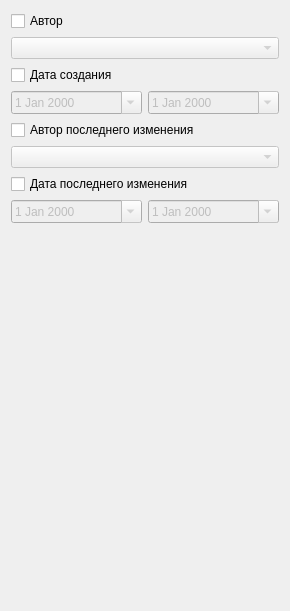
            <widget class="QWidget" name="scrollAreaWidgetContents_2">
             <property name="geometry">
              <rect>
               <x>0</x>
               <y>0</y>
               <width>290</width>
               <height>611</height>
              </rect>
             </property>
             <layout class="QGridLayout" name="gridLayout_4">
              <item row="0" column="0" colspan="2">
               <widget class="QCheckBox" name="chkFilterExCreatePerson">
                <property name="text">
                 <string>Автор</string>
                </property>
               </widget>
              </item>
              <item row="1" column="0" colspan="2">
               <widget class="CPersonComboBoxEx" name="cmbFilterExCreatePerson">
                <property name="enabled">
                 <bool>false</bool>
                </property>
               </widget>
              </item>
              <item row="2" column="0" colspan="2">
               <widget class="QCheckBox" name="chkFilterExCreateDate">
                <property name="text">
                 <string>Дата создания</string>
                </property>
               </widget>
              </item>
              <item row="3" column="0">
               <widget class="CDateEdit" name="edtFilterExBegCreateDate">
                <property name="enabled">
                 <bool>false</bool>
                </property>
                <property name="sizePolicy">
                 <sizepolicy hsizetype="Expanding" vsizetype="Ignored">
                  <horstretch>0</horstretch>
                  <verstretch>0</verstretch>
                 </sizepolicy>
                </property>
                <property name="minimumSize">
                 <size>
                  <width>0</width>
                  <height>0</height>
                 </size>
                </property>
                <property name="maximumSize">
                 <size>
                  <width>16777215</width>
                  <height>16777215</height>
                 </size>
                </property>
                <property name="calendarPopup">
                 <bool>true</bool>
                </property>
               </widget>
              </item>
              <item row="3" column="1">
               <widget class="CDateEdit" name="edtFilterExEndCreateDate">
                <property name="enabled">
                 <bool>false</bool>
                </property>
                <property name="sizePolicy">
                 <sizepolicy hsizetype="Expanding" vsizetype="Fixed">
                  <horstretch>0</horstretch>
                  <verstretch>0</verstretch>
                 </sizepolicy>
                </property>
                <property name="minimumSize">
                 <size>
                  <width>0</width>
                  <height>0</height>
                 </size>
                </property>
                <property name="maximumSize">
                 <size>
                  <width>16777215</width>
                  <height>16777215</height>
                 </size>
                </property>
                <property name="calendarPopup">
                 <bool>true</bool>
                </property>
               </widget>
              </item>
              <item row="4" column="0" colspan="2">
               <widget class="QCheckBox" name="chkFilterExModifyPerson">
                <property name="text">
                 <string>Автор последнего изменения</string>
                </property>
               </widget>
              </item>
              <item row="5" column="0" colspan="2">
               <widget class="CPersonComboBoxEx" name="cmbFilterExModifyPerson">
                <property name="enabled">
                 <bool>false</bool>
                </property>
               </widget>
              </item>
              <item row="6" column="0" colspan="2">
               <widget class="QCheckBox" name="chkFilterExModifyDate">
                <property name="text">
                 <string>Дата последнего изменения</string>
                </property>
               </widget>
              </item>
              <item row="7" column="0">
               <widget class="CDateEdit" name="edtFilterExBegModifyDate">
                <property name="enabled">
                 <bool>false</bool>
                </property>
                <property name="sizePolicy">
                 <sizepolicy hsizetype="Expanding" vsizetype="Ignored">
                  <horstretch>0</horstretch>
                  <verstretch>0</verstretch>
                 </sizepolicy>
                </property>
                <property name="minimumSize">
                 <size>
                  <width>0</width>
                  <height>0</height>
                 </size>
                </property>
                <property name="maximumSize">
                 <size>
                  <width>16777215</width>
                  <height>16777215</height>
                 </size>
                </property>
                <property name="calendarPopup">
                 <bool>true</bool>
                </property>
               </widget>
              </item>
              <item row="7" column="1">
               <widget class="CDateEdit" name="edtFilterExEndModifyDate">
                <property name="enabled">
                 <bool>false</bool>
                </property>
                <property name="sizePolicy">
                 <sizepolicy hsizetype="Expanding" vsizetype="Fixed">
                  <horstretch>0</horstretch>
                  <verstretch>0</verstretch>
                 </sizepolicy>
                </property>
                <property name="minimumSize">
                 <size>
                  <width>0</width>
                  <height>0</height>
                 </size>
                </property>
                <property name="maximumSize">
                 <size>
                  <width>16777215</width>
                  <height>16777215</height>
                 </size>
                </property>
                <property name="calendarPopup">
                 <bool>true</bool>
                </property>
               </widget>
              </item>
              <item row="8" column="0" colspan="2">
               <spacer>
                <property name="orientation">
                 <enum>Qt::Vertical</enum>
                </property>
                <property name="sizeHint" stdset="0">
                 <size>
                  <width>84</width>
                  <height>181</height>
                 </size>
                </property>
               </spacer>
              </item>
             </layout>
            </widget>
